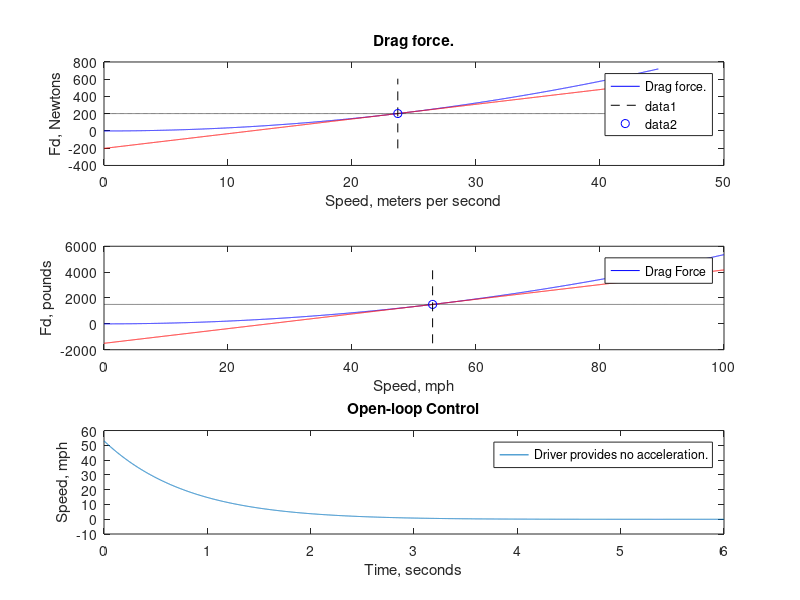

This figure's MATLAB source:
clear all, close all, clc
% https://en.wikipedia.org/wiki/Automobile_drag_coefficient
g    = 32.2; % gravity fps
u    = 53;   % target speed
mpsu = u/(0.62137 * 3.6);
W    = 4000; % vehicle weight in pounds
M    = W/g;  % U.S. units (slugs)
mps  = u / (0.62137 * 3.6); % u in mph and mps in meter per section
cd   = 0.3;  % average passenger vehicle
rho  = 1.2;  % kg per m^3
a    = 2;    % m^2 frontal area
fN   = 0.5 * cd * rho * mps ^2 * 2; % drag force in Newtons
Fd   = fN * 3.37/0.453; % drag force in pounds
mph  = 0:0.01:100;  
mps  = mph/(0.62137 * 3.6); % mpsu is a vector
for k = 1:length(mph)
    N(k) = 0.5 * cd * rho * mps(k) ^2 * 2;
end
% First-order Tayler series of drag
C0   = 0.5 * cd * rho * a; % unit kg/m^2
C1   = 2*C0*mpsu;
% Nlin = linear equation in Newtons
for k = 1:length(mph)
   intercept(k) = fN;
   Nlin(k) = fN + C1 * (mps(k) - mpsu);
end

subplot(3,1,1)
plot(mps, N,'b-', mps, Nlin,'r-', mps,intercept,'k--')
ylabel('Fd, Newtons')
xlabel('Speed, meters per second')
legend('Drag force.')
hold on
x = [mpsu mpsu];
y = [-fN 3*fN];
plot(x,y,'k--')
title('Drag force.')
hold off
%% 
hold on
plot(mpsu, fN, 'bo')
subplot(3,1,2)
D0 = C0 * 3.37/0.453;
D1 = C1 * 3.37/0.453; % Slope of drag curve
plot(mph, N * 3.37/0.453,'b-', mph, Nlin * 3.37/0.453, 'r-',mph, intercept* 3.37/0.453,'k--')
ylabel('Fd, pounds')
xlabel('Speed, mph')
hold on
plot(u, Fd, 'bo')
hold on
v0 = [mpsu mpsu]*(0.62137 * 3.6);
y1 = [-fN 3*fN]* 3.37/0.453;
plot(v0,y1,'k--')
legend('Drag Force')
hold off

subplot(3,1,3)
b = D1;
m = M;
v0 = v0(1)
dt = 0.001;
Fd = y1(1);
t  = 0:dt:6;
for k = 1:length(t)
    v(k) = exp(-b*t(k)/m)*(Fd*t(k)/m + v0);
end

plot(t,v)
title('Open-loop Control')
xlabel('Time, seconds')
ylabel('Speed, mph')
legend('Driver provides no acceleration.')



